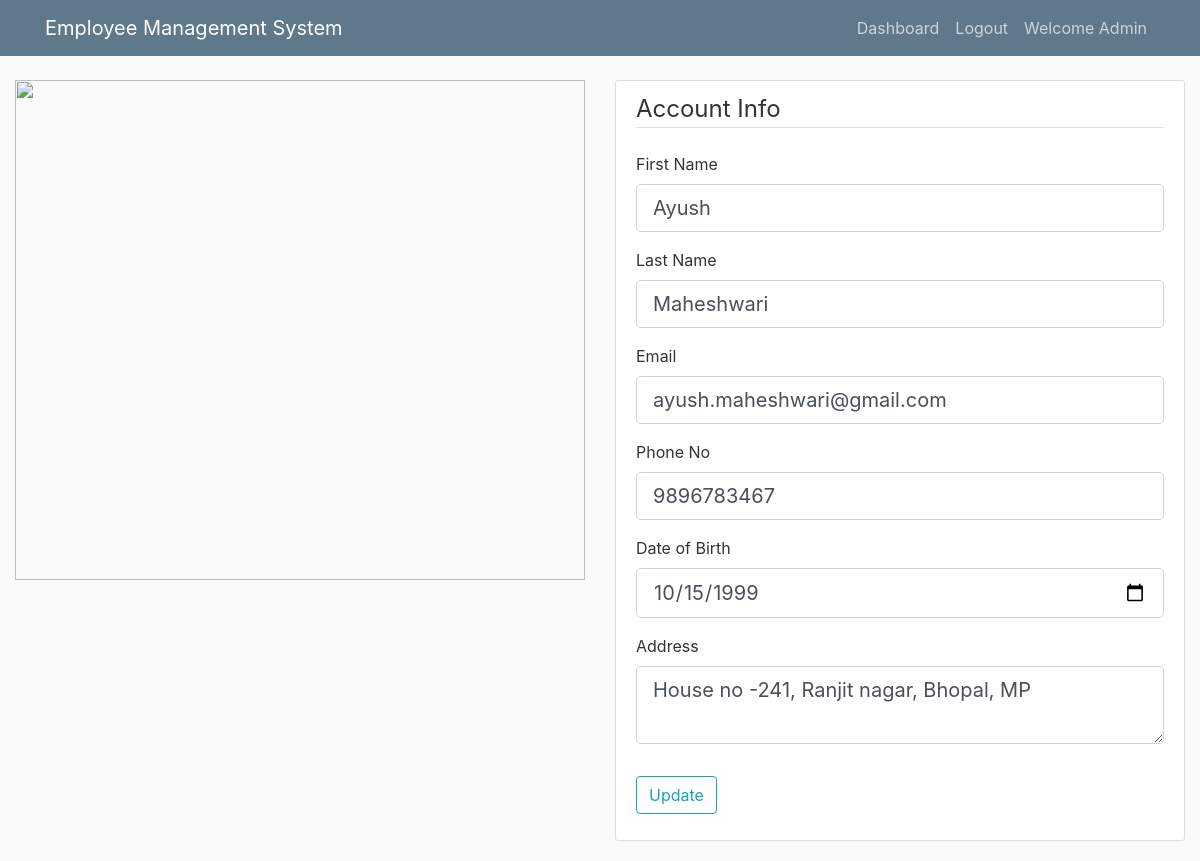
Page /employees/edit/3 (signed in) on the committed database.
### assignment/models.py (models this page shows, shortened)
class Employees(db.Model, UserMixin):
    id = db.Column(db.Integer, primary_key=True, autoincrement=True)
    first_name = db.Column(db.String(20), nullable=False)
    last_name = db.Column(db.String(20), nullable=False)
    email = db.Column(db.String(120), unique=True, nullable=False)
    phone_no = db.Column(db.Integer, unique=True, nullable=False)
    date_of_birth = db.Column(db.Date, nullable=False)
    address = db.Column(db.Text, nullable=False)
    password = db.Column(db.String(60), nullable=False)
    is_admin = db.Column(db.Boolean, default=False)

### assignment/routes.py (the view)
@app.route('/employees/edit/<int:id>', methods=['GET', 'POST'])
@login_required
def edit_employee(id):
    check_admin()
    if not current_user.is_admin:
        login_user()
    add_employee = False
    user = Employees.query.get_or_404(id)
    form = UpdateAccountForm()
    if form.validate_on_submit():
        user.first_name = form.first_name.data
        user.last_name = form.last_name.data
        if user.email != form.email.data:
            flash("Email can't be changed", 'info')
            return redirect(url_for('list_employees'))
        if user.phone_no != form.phone_no.data:
            flash("Phone No can't be changed", 'info')
            return redirect(url_for('list_employees'))
        user.date_of_birth = form.date_of_birth.data
        user.address = form.address.data
        db.session.commit()
        app.logger.info(f"Admin edited an employee with id = {id}")
        flash('Account has been updated!', 'success')
        return redirect(url_for('list_employees'))
    elif request.method == 'GET':
        form.first_name.data = user.first_name
        form.last_name.data = user.last_name
        form.email.data = user.email
        form.phone_no.data = user.phone_no
        form.date_of_birth.data = user.date_of_birth
        form.address.data = user.address
    return render_template('update_employee.html', action="Edit", add_employee=add_employee, title='Update Account',
                           user=user, form=form)

### assignment/forms.py
class UpdateAccountForm(FlaskForm):
    first_name = StringField('First Name',
                             validators=[DataRequired(), Length(min=2, max=20)])
    last_name = StringField('Last Name',
                            validators=[DataRequired(), Length(min=2, max=20)])
    email = StringField('Email',
                        validators=[DataRequired(), Email()])
    phone_no = IntegerField('Phone No', validators=[DataRequired()])
    date_of_birth = DateField('Date of Birth', validators=[DataRequired()])
    address = TextAreaField('Address',
                            validators=[DataRequired(), Length(max=120)])
    submit = SubmitField('Update')

### assignment/models.py (called while the page is built)
@login_manager.user_loader
def load_user(user_id):
    return Employees.query.get(int(user_id))

### assignment/routes.py (called while the page is built)
def check_admin():
    if not current_user.is_admin:
        abort(403)

### assignment/templates/update_employee.html (shortened to what this page needs)
{% extends "layout.html" %}
{% block content %}
    <div class="content-section">
        <form method="POST" action="" enctype="multipart/form-data">
            <fieldset class="form-group">
                <legend class="border-bottom mb-4">Account Info</legend>
                <div class="form-group">
                    {{ form.first_name.label(class="form-control-label") }}
                    {% if form.first_name.errors %}
                        {{ form.first_name(class="form-control form-control-lg is-invalid") }}
                        <div class="invalid-feedback">
                            {% for error in form.first_name.errors %}
                                <span>{{ error }}</span>
                            {% endfor %}
                        </div>
                    {% else %}
                        {{ form.first_name(class="form-control form-control-lg") }}
                    {% endif %}
                </div>
                <div class="form-group">
                    {{ form.last_name.label(class="form-control-label") }}
                    {% if form.last_name.errors %}
                        {{ form.first_name(class="form-control form-control-lg is-invalid") }}
                        <div class="invalid-feedback">
                            {% for error in form.last_name.errors %}
                                <span>{{ error }}</span>
                            {% endfor %}
                        </div>
                    {% else %}
                        {{ form.last_name(class="form-control form-control-lg") }}
                    {% endif %}
                </div>
                <div class="form-group">
                    {{ form.email.label(class="form-control-label") }}
                    {% if form.email.errors %}
                        {{ form.email(class="form-control form-control-lg is-invalid") }}
                        <div class="invalid-feedback">
                            {% for error in form.email.errors %}
                                <span>{{ error }}</span>
                            {% endfor %}
                        </div>
                    {% else %}
                        {{ form.email(class="form-control form-control-lg") }}
                    {% endif %}
                </div>
                <div class="form-group">
                    {{ form.phone_no.label(class="form-control-label") }}
                    {% if form.phone_no.errors %}
                        {{ form.phone_no(class="form-control form-control-lg is-invalid") }}
                        <div class="invalid-feedback">
                            {% for error in form.phone_no.errors %}
                                <span>{{ error }}</span>
                            {% endfor %}
                        </div>
                    {% else %}
                        {{ form.phone_no(class="form-control form-control-lg") }}
                    {% endif %}
                </div>
                <div class="form-group">
                    {{ form.date_of_birth.label(class="form-control-label") }}
                    {% if form.date_of_birth.errors %}
                        {{ form.date_of_birth(class="form-control form-control-lg is-invalid") }}
                        <div class="invalid-feedback">
                            {% for error in form.date_of_birth.errors %}
                                <span>{{ error }}</span>
                            {% endfor %}
                        </div>
                    {% else %}
                        {{ form.date_of_birth(class="form-control form-control-lg") }}
                    {% endif %}
                </div>
                <div class="form-group">
                    {{ form.address.label(class="form-control-label") }}
                    {% if form.address.errors %}
                        {{ form.address(class="form-control form-control-lg is-invalid") }}
                        <div class="invalid-feedback">
                            {% for error in form.address.errors %}
                                <span>{{ error }}</span>
                            {% endfor %}
                        </div>
                    {% else %}
                        {{ form.address(class="form-control form-control-lg") }}
                    {% endif %}
                </div>
            </fieldset>
            <div class="form-group">
                {{ form.submit(class="btn btn-outline-info") }}
            </div>
        </form>
    </div>
{% endblock content %}

### assignment/templates/layout.html (shortened to what this page needs)
<!DOCTYPE html>
<html>
<head>
    <link rel="stylesheet" href="https://maxcdn.bootstrapcdn.com/bootstrap/4.0.0/css/bootstrap.min.css">
    <link rel="stylesheet" type="text/css" href="{{ url_for('static', filename='main.css') }}">
</head>
<body>
    <header class="site-header">
      <nav class="navbar navbar-expand-md navbar-dark bg-steel fixed-top">
        <div class="container">
          <a class="navbar-brand mr-4" href="/">Employee Management System</a>
          <div class="collapse navbar-collapse" id="navbarToggle">
            <div class="navbar-nav">
                <ul class="nav navbar-nav navbar-right">
                  {% if current_user.is_authenticated %} {% if current_user.is_admin %}
                        <li><a class="nav-item nav-link" href="{{ url_for('admin_dashboard') }}">Dashboard</a></li>
                     {% else %}
                    <a class="nav-item nav-link" href="{{ url_for('dashboard') }}">Home</a>
                    <li><a class="nav-item nav-link" href="{{ url_for('account') }}">My Profile</a></li>
                    <li><a class="nav-item nav-link" href="{{ url_for('change_password') }}">Change Password</a></li>
                    {% endif %}
                    <li><a class="nav-item nav-link" href="{{ url_for('logout') }}">Logout</a></li>
                    <a class="nav-link"  tabindex="-1" aria-disabled="true">Welcome {{ current_user.first_name}}</a>
                  {% else %}
                    <a class="nav-item nav-link" href="{{ url_for('login') }}">Login</a>
                    <a class="nav-item nav-link" href="{{ url_for('register') }}">Register</a>
                  {% endif %}
                </ul>
            </div>
          </div>
        </div>
      </nav>
    </header>
    <main role="main" class="container-fluid ">
      <div class="row">
          <div class="col-md-6">
                  <img src="../../static/intro-bg.jpg" class="img-responsive" width="100%" height="500px">
          </div>
          <div class="col-md-6">
          {% block content %} {% endblock %}
        </div>
      </div>
    </main>
</body>
</html>

### assignment/static/main.css (style rules this page uses)
body { background: #fafafa; color: #333333; margin-top: 5rem; }
.bg-steel { background-color: #5f788a; }
.site-header .navbar-nav .nav-link { color: #cbd5db; }
.content-section { background: #ffffff; padding: 10px 20px; border: 1px solid #dddddd; border-radius: 3px; margin-bottom: 20px; }

### rows in the picture
Employees: first_name "Admin"
Employees: first_name "Ayush", last_name "Maheshwari", email "ayush.maheshwari@gmail.com", phone_no "9896783467", date_of_birth "10/15/1999", address "House no -241, Ranjit nagar, Bhopal, MP"
